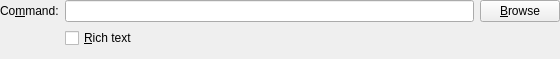
<?xml version="1.0" encoding="UTF-8"?>
<ui version="4.0">
 <class>ExternalInfoPluginSettingsPaneClass</class>
 <widget class="QWidget" name="ExternalInfoPluginSettingsPaneClass">
  <property name="geometry">
   <rect>
    <x>0</x>
    <y>0</y>
    <width>560</width>
    <height>59</height>
   </rect>
  </property>
  <property name="sizePolicy">
   <sizepolicy hsizetype="Minimum" vsizetype="Preferred">
    <horstretch>0</horstretch>
    <verstretch>0</verstretch>
   </sizepolicy>
  </property>
  <property name="windowTitle">
   <string>ExternalInfoPluginSettingsPane</string>
  </property>
  <layout class="QVBoxLayout" name="verticalLayout">
   <property name="spacing">
    <number>0</number>
   </property>
   <property name="margin">
    <number>0</number>
   </property>
   <item>
    <widget class="QWidget" name="widget" native="true">
     <layout class="QGridLayout" name="gridLayout">
      <property name="margin">
       <number>0</number>
      </property>
      <item row="0" column="0">
       <widget class="QLabel" name="nameLabel">
        <property name="text">
         <string>Co&amp;mmand:</string>
        </property>
        <property name="buddy">
         <cstring>commandInput</cstring>
        </property>
       </widget>
      </item>
      <item row="0" column="1">
       <widget class="QLineEdit" name="commandInput">
        <property name="toolTip">
         <string>&lt;html&gt;The program to execute. Programs in the plugin path can be specified without path.&lt;/html&gt;</string>
        </property>
       </widget>
      </item>
      <item row="0" column="2">
       <widget class="QPushButton" name="browseButton">
        <property name="text">
         <string>&amp;Browse</string>
        </property>
       </widget>
      </item>
      <item row="1" column="1">
       <widget class="QCheckBox" name="richTextCheckbox">
        <property name="toolTip">
         <string>&lt;html&gt;Use formatted text&lt;/html&gt;</string>
        </property>
        <property name="text">
         <string>&amp;Rich text</string>
        </property>
       </widget>
      </item>
     </layout>
    </widget>
   </item>
   <item>
    <spacer name="verticalSpacer">
     <property name="orientation">
      <enum>Qt::Vertical</enum>
     </property>
     <property name="sizeHint" stdset="0">
      <size>
       <width>20</width>
       <height>4</height>
      </size>
     </property>
    </spacer>
   </item>
  </layout>
 </widget>
 <layoutdefault spacing="6" margin="11"/>
 <resources/>
 <connections/>
</ui>
